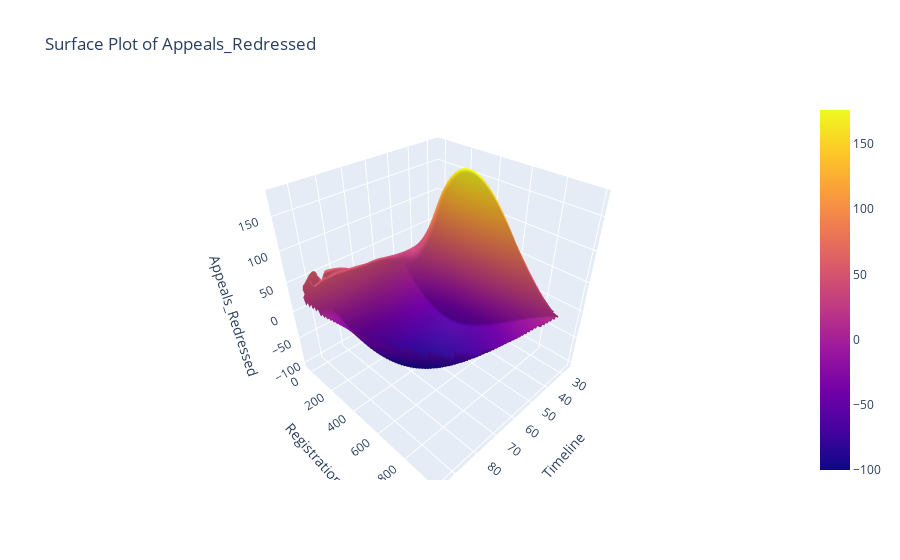

Notebook code cell kept with this figure:
### Code cell
import pandas as pd
from sklearn.cluster import KMeans
from sklearn.preprocessing import StandardScaler
from sklearn.impute import SimpleImputer
import plotly.graph_objects as go
import numpy as np
from scipy.interpolate import griddata

# Read the data
df = pd.read_csv('C:/Users/DELL/GRAI.csv')

# Drop non-numeric column (department names)
numeric_df = df.drop(columns=['Ministries_Departments'])

# Handle missing values
imputer = SimpleImputer(strategy='mean')
numeric_df_imputed = pd.DataFrame(imputer.fit_transform(numeric_df), columns=numeric_df.columns)

# Scale the data
scaler = StandardScaler()
numeric_df_scaled = scaler.fit_transform(numeric_df_imputed)

# Apply KMeans clustering
kmeans = KMeans(n_clusters=3, random_state=42)
numeric_df_imputed['Cluster'] = kmeans.fit_predict(numeric_df_scaled)

# Create a meshgrid for the surface plot
x = np.linspace(min(numeric_df_imputed['Timeline']), max(numeric_df_imputed['Timeline']), 100)
y = np.linspace(min(numeric_df_imputed['Registration']), max(numeric_df_imputed['Registration']), 100)
X, Y = np.meshgrid(x, y)

# Interpolate the data onto the grid
Z = griddata((numeric_df_imputed['Timeline'], numeric_df_imputed['Registration']), numeric_df_imputed['Appeals_Redressed'], (X, Y), method='cubic')

# Create the surface plot
fig = go.Figure(data=[go.Surface(x=X, y=Y, z=Z)])
fig.update_layout(title='Surface Plot of Appeals_Redressed', scene=dict(xaxis_title='Timeline', yaxis_title='Registration', zaxis_title='Appeals_Redressed'))
fig.show()

### Figure 1 — Plotly figure (JSON) as saved in the notebook; plotly's stock layout.template omitted (floating-point values rounded to 4 significant figures; data arrays with more than 128 entries replaced by an {"elided": "..."} marker saying what was removed)
{"data": [{"type": "surface", "x": {"elided": "100x100 float values"}, "y": {"elided": "100x100 float values"}, "z": {"elided": "100x100 float values"}}], "layout": {"scene": {"xaxis": {"title": {"text": "Timeline"}}, "yaxis": {"title": {"text": "Registration"}}, "zaxis": {"title": {"text": "Appeals_Redressed"}}}, "title": {"text": "Surface Plot of Appeals_Redressed"}}}
